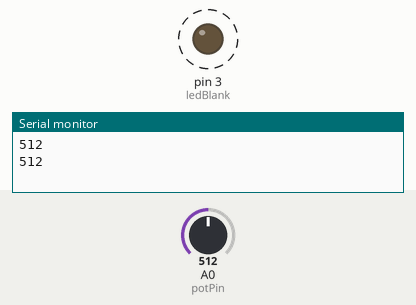
This sketch was run on a simulated Arduino Uno, built with avr-gcc and run on an emulated ATmega328P. Shown: output pins drawn as LEDs (lit = HIGH), the last lines printed to the serial monitor. Dashed ring = blinking. The test bench sets the inputs (shaded band); at power-on: A0 (potPin) = 512.

Above: at 1.8 s.
1.9 s: A0 (potPin) set to 306
At 2.2 s:
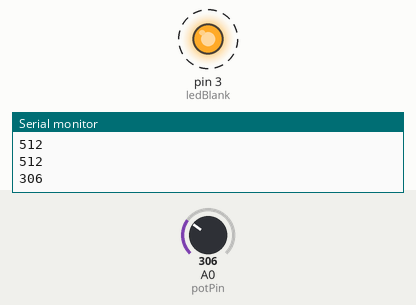
5.4 s: A0 (potPin) set to 122
At 5.56 s:
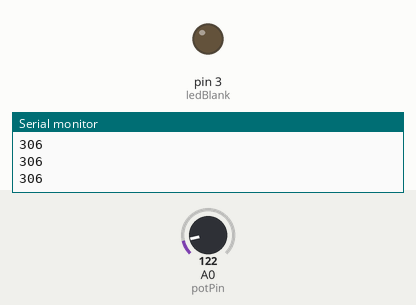
Timing chart, 0 to 14.9 s (numbered marks = the images above; inputs shaded):
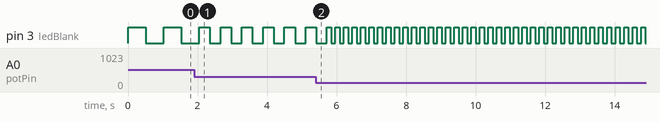

Measured:
- after the input at 1.9 s, pin 3 (ledBlank): alternates HIGH for 0.31 s and LOW for 0.31 s, starting after 0.46 s
- by itself, pin 3 (ledBlank): alternates HIGH for 0.51 s and LOW for 0.51 s

The sketch:

potenciometro.ino
```cpp
int ledBlank=3;
int potPin=A0;
int potValue=0;

void setup() {
pinMode(ledBlank,OUTPUT);
Serial.begin(9600);  //usa los pines o y/o 1 tx rx  , aqui estamos inicializando el puerto serial
//9600 es la frecuencia en value


}

void loop() {
potValue=analogRead(potPin);
Serial.println(potValue);


digitalWrite(ledBlank,HIGH);
delay(potValue);


digitalWrite(ledBlank,LOW);
delay(potValue);


}
```
